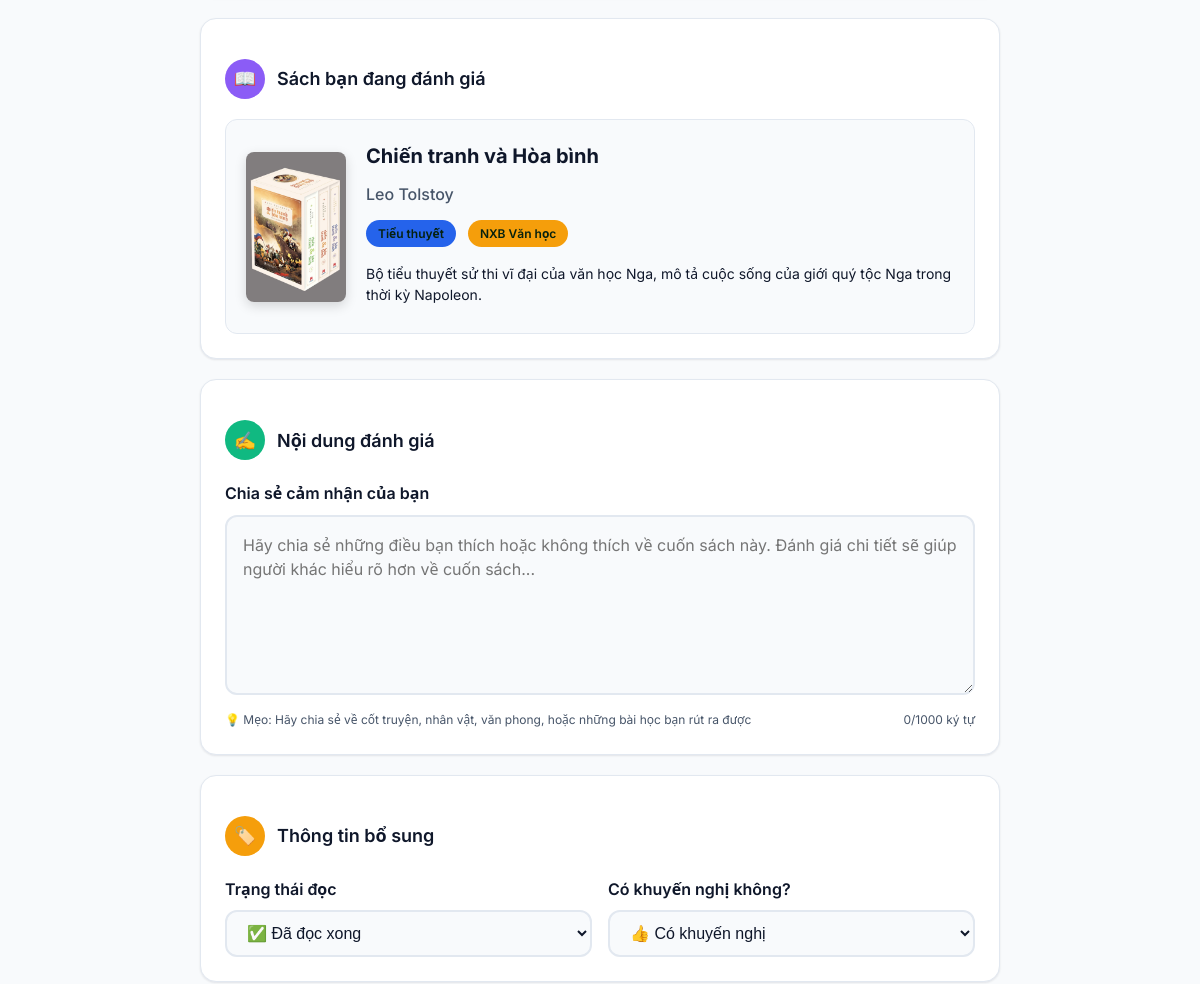
/books/56/reviews/new (middle part), run on an earlier commit of the app's database.
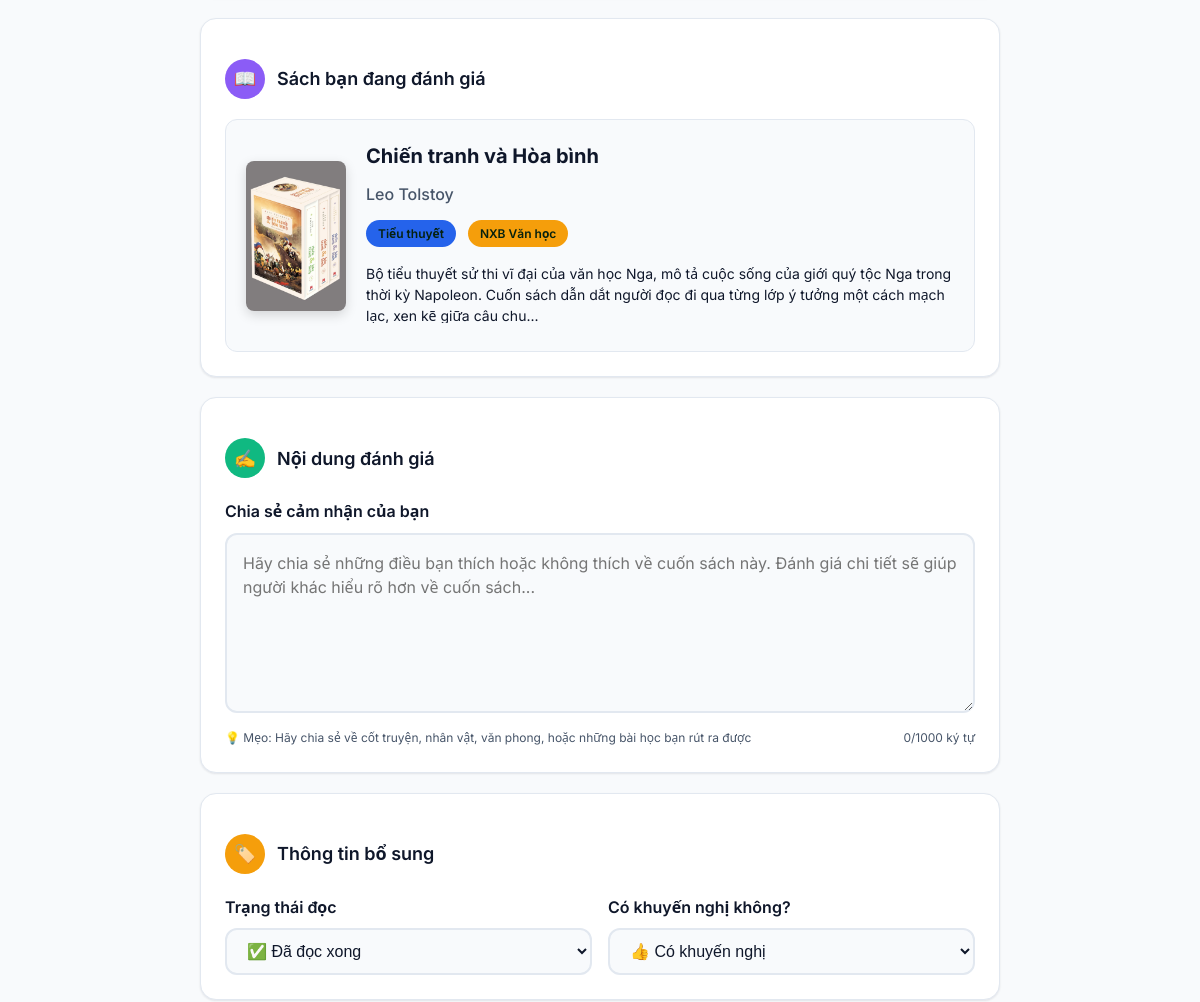
And on a later commit of the database.
### models.py (models this page shows)
class Book(db.Model):
    __tablename__ = "books"
    id = db.Column(db.Integer, primary_key=True)
    title = db.Column(db.String(255), nullable=False, index=True)
    author = db.Column(db.String(255), nullable=False, index=True)
    description = db.Column(db.Text)
    cover_url = db.Column(db.String(512))
    genre = db.Column(db.String(100))
    publisher = db.Column(db.String(255))
    num_pages = db.Column(db.Integer)
    book_code = db.Column(db.String(100), unique=True, index=True)
    created_at = db.Column(db.DateTime, nullable=False, default=datetime.utcnow, index=True)
    category_id = db.Column(db.Integer, db.ForeignKey("categories.id"), index=True)
    price = db.Column(db.Numeric(10, 2), nullable=False, default=0)
    stock = db.Column(db.Integer, nullable=False, default=0)
    isbn = db.Column(db.String(50), unique=True)
    is_active = db.Column(db.Boolean, nullable=False, default=True, index=True)
    category = db.relationship("Category", back_populates="books", lazy="joined")
    order_items = db.relationship("OrderItem", back_populates="book")

### app.py (the view)
    @app.route("/books/<int:book_id>/reviews/new")
    def new_review(book_id: int):
        db = get_db()
        book = db.execute("SELECT id, title, author, cover_url, genre, publisher, description FROM books WHERE id=?", (book_id,)).fetchone()
        if not book:
            flash("Không tìm thấy sách.")
            return redirect(url_for("books_list"))
        book = SimpleNamespace(**dict(book))
        return render_template("review_form.html", book=book)

### templates/review_form.html (shortened to what the changed rows need)
{% extends 'base.html' %}
{% block content %}
<div class="review-form-container" style="max-width: 800px; margin: 0 auto;">
  <form method="post" action="{{ url_for('create_review', book_id=book.id) }}" class="review-form" id="reviewForm">
    <div class="form-section" style="background: var(--panel); border: 1px solid var(--border); border-radius: 16px; padding: 24px; margin-bottom: 20px; box-shadow: var(--shadow);">
      <div class="book-display" style="display: flex; align-items: center; gap: 20px; padding: 20px; background: var(--bg); border-radius: 12px; border: 1px solid var(--border);">
        <div class="book-cover-large" style="width: 100px; height: 150px; border-radius: 8px; overflow: hidden; box-shadow: 0 4px 12px rgba(0,0,0,0.15); flex-shrink: 0;">
          <img src="{{ book.cover_url or url_for('static', filename='placeholder.jpg') }}" alt="{{ book.title }}" style="width: 100%; height: 100%; object-fit: cover;" onerror="this.src='{{ url_for('static', filename='placeholder.jpg') }}'">
        </div>
        <div class="book-details" style="flex: 1;">
          <h4 style="margin: 0 0 8px 0; font-size: 20px; font-weight: 700; color: var(--text);">{{ book.title }}</h4>
          <p style="margin: 0 0 12px 0; font-size: 16px; color: var(--muted); font-weight: 500;">{{ book.author }}</p>
          <div class="book-meta-details" style="display: flex; flex-wrap: wrap; gap: 12px; margin-bottom: 16px;">
            {% if book.genre %}
            <span style="background: var(--primary); color: #06210e; padding: 4px 12px; border-radius: 20px; font-size: 12px; font-weight: 600;">{{ book.genre }}</span>
            {% endif %}
            {% if book.publisher %}
            <span style="background: var(--accent); color: #06210e; padding: 4px 12px; border-radius: 20px; font-size: 12px; font-weight: 600;">{{ book.publisher }}</span>
            {% endif %}
          </div>
          {% if book.description %}
          <div class="book-description" style="color: var(--text); font-size: 14px; line-height: 1.5; max-height: 60px; overflow: hidden; position: relative;">
            {{ book.description[:200] }}{% if book.description|length > 200 %}...{% endif %}
          </div>
          {% endif %}
        </div>
      </div>
    </div>
</form>
</div>
{% endblock %}

What changed in the data, as far as the page shows it:
changed Book "Chiến tranh và Hòa bình": description "Bộ tiểu thuyết sử thi vĩ đại của văn học Nga, mô tả cuộc sống của giới quý tộc Nga trong thời kỳ Napoleon." → "…trong thời kỳ Napoleon. Cuốn sách dẫn dắt người đọc đi qua từng lớp ý tưởng một cách mạch lạc, xen kẽ giữa câu chu"
